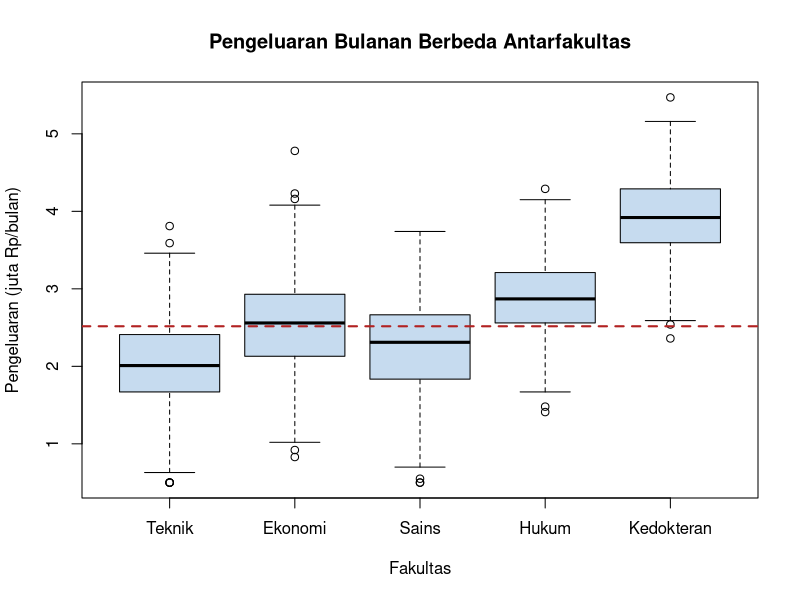
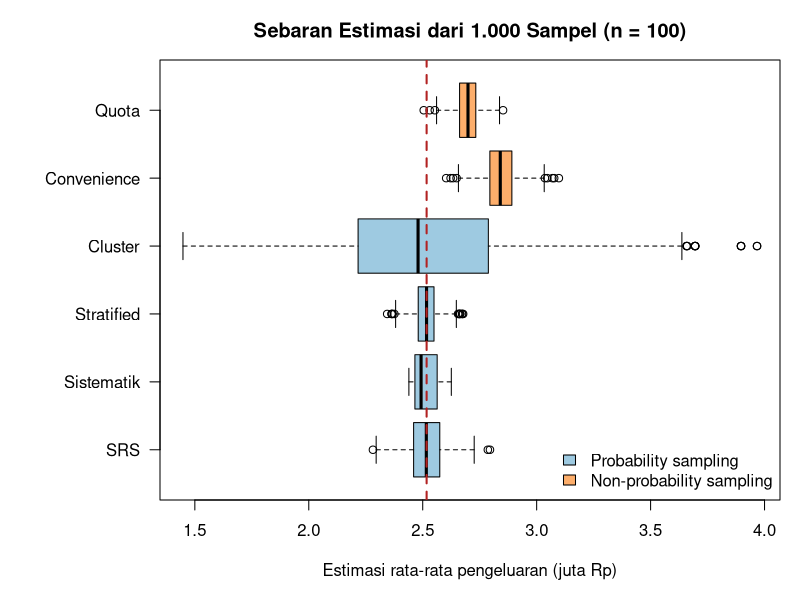
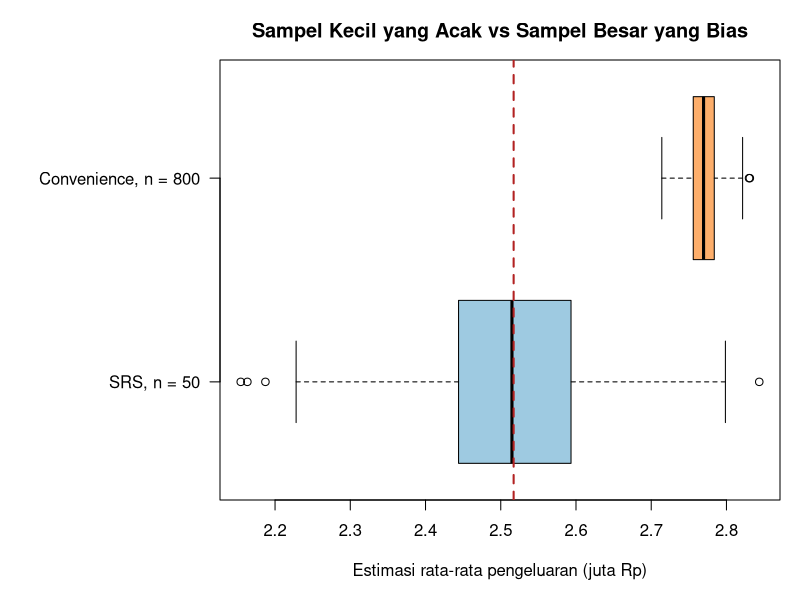
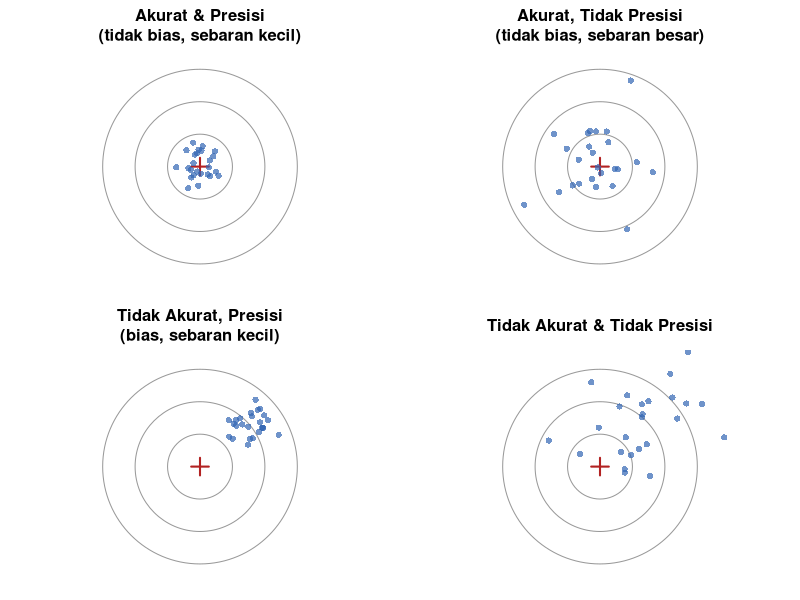
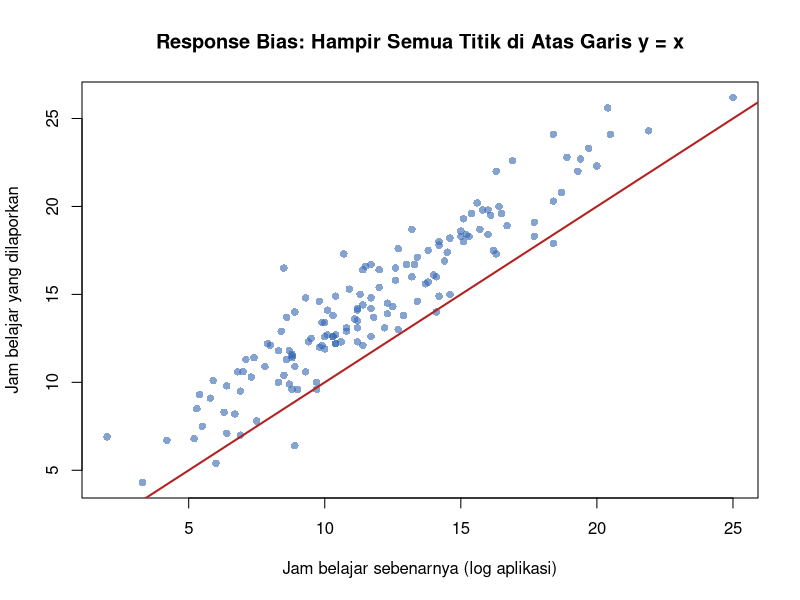
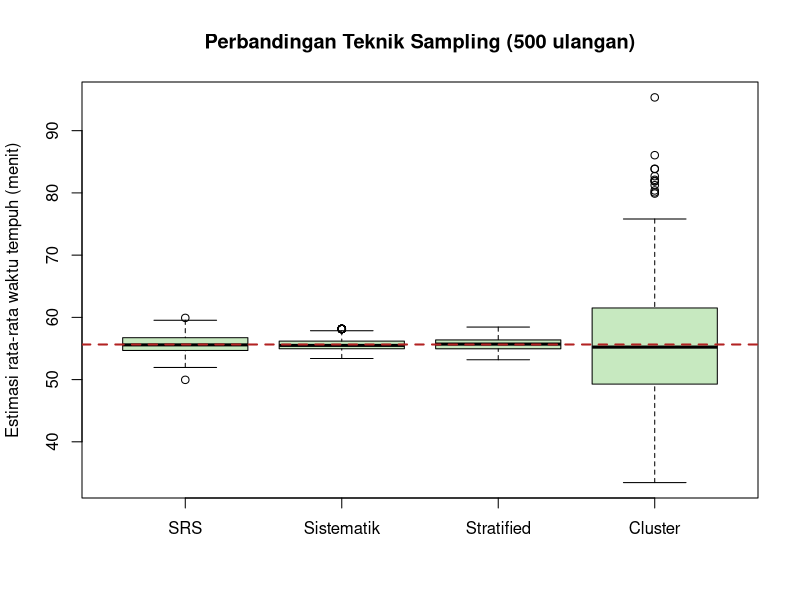

The R source for these figures, in order:
## ---- chunk 1
set.seed(303)
n_mhs <- 200
motivasi <- rnorm(n_mhs, mean = 0, sd = 1)
efek_bootcamp <- 3
# (a) Studi observasional: mahasiswa memilih sendiri ikut atau tidak
ikut_obs <- rbinom(n_mhs, 1, prob = plogis(1.5 * motivasi))
nilai_obs <- 70 + 6 * motivasi + efek_bootcamp * ikut_obs + rnorm(n_mhs, 0, 4)
beda_obs <- mean(nilai_obs[ikut_obs == 1]) - mean(nilai_obs[ikut_obs == 0])

# (b) Eksperimen: peneliti mengacak siapa yang ikut
ikut_eks <- sample(rep(c(0, 1), each = n_mhs / 2))
nilai_eks <- 70 + 6 * motivasi + efek_bootcamp * ikut_eks + rnorm(n_mhs, 0, 4)
beda_eks <- mean(nilai_eks[ikut_eks == 1]) - mean(nilai_eks[ikut_eks == 0])

knitr::kable(data.frame(
Desain = c("Observasional (memilih sendiri)", "Eksperimen (diacak)", "Efek sebenarnya"),
Selisih_rata_nilai = round(c(beda_obs, beda_eks, efek_bootcamp), 2),
Rata_motivasi_ikut = round(c(mean(motivasi[ikut_obs == 1]), mean(motivasi[ikut_eks == 1]), NA), 2),
Rata_motivasi_tidak = round(c(mean(motivasi[ikut_obs == 0]), mean(motivasi[ikut_eks == 0]), NA), 2)
), caption = "Studi observasional melebih-lebihkan efek bootcamp")
## ---- chunk 2
set.seed(2026)
jumlah_fak <- c(Teknik = 600, Ekonomi = 500, Sains = 400, Hukum = 300, Kedokteran = 200)
rata_fak <- c(Teknik = 2.2, Ekonomi = 2.6, Sains = 2.0, Hukum = 2.8, Kedokteran = 4.0)
pop <- data.frame(id = 1:2000, fakultas = rep(names(jumlah_fak), jumlah_fak))
pop$kelas <- paste0(substr(pop$fakultas, 1, 3), "-",
ave(pop$id, pop$fakultas, FUN = function(i) ceiling(seq_along(i) / 50)))
efek_kelas <- setNames(rnorm(length(unique(pop$kelas)), 0, 0.35), unique(pop$kelas))
pop$pengeluaran <- round(pmax(0.5, rata_fak[pop$fakultas] + efek_kelas[pop$kelas] +
rnorm(2000, 0, 0.5)), 2)
pop$jam_kerja <- round(pmax(0, rnorm(2000, 8, 6))) # jam kerja paruh waktu per minggu
N <- nrow(pop)
mu_pengeluaran <- mean(pop$pengeluaran) # parameter yang ingin diduga
head(pop)

## ---- chunk 3
table(pop$fakultas)
## ---- chunk 4
length(unique(pop$kelas))
## ---- chunk 5
mu_pengeluaran
## ---- chunk 6
boxplot(pengeluaran ~ factor(fakultas, levels = names(jumlah_fak)), data = pop,
col = "#c6dbef", xlab = "Fakultas", ylab = "Pengeluaran (juta Rp/bulan)",
main = "Pengeluaran Bulanan Berbeda Antarfakultas")
abline(h = mu_pengeluaran, col = "firebrick", lwd = 2, lty = 2)
## ---- chunk 7
n <- 100
## ---- chunk 8
set.seed(11)
idx_srs <- sample(1:N, size = n) # tanpa pengembalian
sampel_srs <- pop[idx_srs, ]
mean(sampel_srs$pengeluaran)

## ---- chunk 9
table(sampel_srs$fakultas) # komposisi fakultas terjadi secara kebetulan
## ---- chunk 10
set.seed(12)
k <- N / n # interval = 20
r <- sample(1:k, 1) # titik awal acak
idx_sis <- seq(from = r, by = k, length.out = n)
head(idx_sis, 10)

## ---- chunk 11
sampel_sis <- pop[idx_sis, ]
mean(sampel_sis$pengeluaran)

## ---- chunk 12
table(sampel_sis$fakultas)
## ---- chunk 13
alokasi <- round(n * jumlah_fak / N)
alokasi

## ---- chunk 14
set.seed(13)
idx_str <- unlist(lapply(names(alokasi), function(f)
sample(which(pop$fakultas == f), alokasi[[f]])))
sampel_str <- pop[idx_str, ]
table(sampel_str$fakultas) # komposisi DIJAMIN sesuai populasi
## ---- chunk 15
mean(sampel_str$pengeluaran)

## ---- chunk 16
set.seed(14)
kelas_terpilih <- sample(unique(pop$kelas), size = 2) # 2 kelas x 50 = 100 mahasiswa
kelas_terpilih
## ---- chunk 17
sampel_klas <- pop[pop$kelas %in% kelas_terpilih, ]
nrow(sampel_klas)

## ---- chunk 18
mean(sampel_klas$pengeluaran)
## ---- chunk 19
table(sampel_klas$fakultas)
## ---- chunk 20
pop$peluang_kantin <- plogis(-3 + 1.1 * pop$pengeluaran) # makin besar pengeluaran, makin sering ke kantin
round(tapply(pop$peluang_kantin, pop$fakultas, mean)[names(jumlah_fak)], 2)
## ---- chunk 21
set.seed(15)
# Convenience: yang kebetulan ada di kantin
idx_conv <- sample(1:N, n, prob = pop$peluang_kantin)
# Purposive: peneliti memilih hanya mahasiswa Teknik ("karena paling aktif berorganisasi")
idx_purp <- sample(which(pop$fakultas == "Teknik"), n)
# Quota: kuota per fakultas proporsional, tetapi diisi dengan siapa yang ada di kantin
idx_quota <- unlist(lapply(names(alokasi), function(f) {
kandidat <- which(pop$fakultas == f)
sample(kandidat, alokasi[[f]], prob = pop$peluang_kantin[kandidat])
}))
knitr::kable(data.frame(
Teknik = c("Parameter (populasi)", "Convenience", "Purposive", "Quota"),
Rata_pengeluaran = round(c(mu_pengeluaran, mean(pop$pengeluaran[idx_conv]),
mean(pop$pengeluaran[idx_purp]),
mean(pop$pengeluaran[idx_quota])), 3)
), caption = "Estimasi rata-rata pengeluaran dari sampel non-probabilitas (n = 100)")

## ---- chunk 22
est_srs <- function() mean(pop$pengeluaran[sample(1:N, n)])
est_sistematik <- function() {
r <- sample(1:k, 1)
mean(pop$pengeluaran[seq(r, by = k, length.out = n)])
}
est_strata <- function() {
idx <- unlist(lapply(names(alokasi), function(f)
sample(which(pop$fakultas == f), alokasi[[f]])))
mean(pop$pengeluaran[idx])
}
est_klaster <- function() {
mean(pop$pengeluaran[pop$kelas %in% sample(unique(pop$kelas), 2)])
}
est_convenience <- function() mean(pop$pengeluaran[sample(1:N, n, prob = pop$peluang_kantin)])
est_quota <- function() {
idx <- unlist(lapply(names(alokasi), function(f) {
kandidat <- which(pop$fakultas == f)
sample(kandidat, alokasi[[f]], prob = pop$peluang_kantin[kandidat])
}))
mean(pop$pengeluaran[idx])
}
set.seed(2027)
B <- 1000
hasil_sim <- data.frame(
SRS = replicate(B, est_srs()),
Sistematik = replicate(B, est_sistematik()),
Stratified = replicate(B, est_strata()),
Cluster = replicate(B, est_klaster()),
Convenience = replicate(B, est_convenience()),
Quota = replicate(B, est_quota())
)

## ---- chunk 23
ringkasan_sim <- data.frame(
Teknik = names(hasil_sim),
Rata_estimasi = colMeans(hasil_sim),
Bias = colMeans(hasil_sim) - mu_pengeluaran,
SD_estimasi = apply(hasil_sim, 2, sd)
)
rownames(ringkasan_sim) <- NULL
knitr::kable(ringkasan_sim, digits = 3,
caption = paste0("Hasil 1.000 ulangan (parameter mu = ", round(mu_pengeluaran, 3), ")"))
## ---- chunk 24
par(mar = c(5, 8, 3, 1))
boxplot(hasil_sim, horizontal = TRUE, las = 1,
col = c(rep("#9ecae1", 4), rep("#fdae6b", 2)),
xlab = "Estimasi rata-rata pengeluaran (juta Rp)",
main = "Sebaran Estimasi dari 1.000 Sampel (n = 100)")
abline(v = mu_pengeluaran, col = "firebrick", lwd = 2, lty = 2)
legend("bottomright", bty = "n", fill = c("#9ecae1", "#fdae6b"),
legend = c("Probability sampling", "Non-probability sampling"))

## ---- chunk 25
par(mar = c(5, 4, 4, 2) + 0.1)

## ---- chunk 26
set.seed(2028)
srs_kecil <- replicate(500, mean(pop$pengeluaran[sample(1:N, 50)]))
conv_besar <- replicate(500, mean(pop$pengeluaran[sample(1:N, 800, prob = pop$peluang_kantin)]))
par(mar = c(5, 11, 3, 1))
boxplot(list("SRS, n = 50" = srs_kecil, "Convenience, n = 800" = conv_besar), horizontal = TRUE, las = 1, col = c("#9ecae1", "#fdae6b"), xlab = "Estimasi rata-rata pengeluaran (juta Rp)",
main = "Sampel Kecil yang Acak vs Sampel Besar yang Bias")
abline(v = mu_pengeluaran, col = "firebrick", lwd = 2, lty = 2)
        

## ---- chunk 27
par(mar = c(5, 4, 4, 2) + 0.1)
## ---- chunk 28
set.seed(5)
papan_target <- function(pusat_x, pusat_y, sebaran, judul) {
plot(NULL, xlim = c(-3, 3), ylim = c(-3, 3), asp = 1, axes = FALSE,
xlab = "", ylab = "", main = judul)
symbols(rep(0, 3), rep(0, 3), circles = c(2.7, 1.8, 0.9), inches = FALSE,
add = TRUE, fg = "grey60")
points(0, 0, pch = 3, col = "firebrick", cex = 2, lwd = 2)
points(rnorm(25, pusat_x, sebaran), rnorm(25, pusat_y, sebaran),
pch = 16, col = rgb(0.2, 0.4, 0.7, 0.7))
}
par(mfrow = c(2, 2), mar = c(1, 1, 3, 1))
papan_target(0, 0, 0.3, "Akurat & Presisi\n(tidak bias, sebaran kecil)")
papan_target(0, 0, 1.0, "Akurat, Tidak Presisi\n(tidak bias, sebaran besar)")
papan_target(1.4, 1.2, 0.3, "Tidak Akurat, Presisi\n(bias, sebaran kecil)")
papan_target(1.2, 1.0, 1.0, "Tidak Akurat & Tidak Presisi")
## ---- chunk 29
par(mfrow = c(1, 1), mar = c(5, 4, 4, 2) + 0.1)
## ---- chunk 30
set.seed(21)
diundang <- sample(1:N, 300)
p_membalas <- plogis(1.2 - 0.15 * pop$jam_kerja[diundang]) # makin sibuk, makin jarang membalas
membalas <- rbinom(300, 1, p_membalas) == 1
c(Tingkat_respons_persen = round(mean(membalas) * 100, 1),
Rata_jam_kerja_populasi = round(mean(pop$jam_kerja), 2),
Rata_jam_kerja_diundang = round(mean(pop$jam_kerja[diundang]), 2),
Rata_jam_kerja_responden = round(mean(pop$jam_kerja[diundang][membalas]), 2))
## ---- chunk 31
set.seed(22)
jam_sebenarnya <- round(pmax(0, rnorm(150, 12, 4)), 1)
jam_dilaporkan <- round(jam_sebenarnya + rnorm(150, mean = 3, sd = 1.5), 1)
c(Rata_sebenarnya = mean(jam_sebenarnya), Rata_dilaporkan = mean(jam_dilaporkan))
## ---- chunk 32
plot(jam_sebenarnya, jam_dilaporkan, pch = 16, col = rgb(0.2, 0.4, 0.7, 0.6),
xlab = "Jam belajar sebenarnya (log aplikasi)", ylab = "Jam belajar yang dilaporkan",
main = "Response Bias: Hampir Semua Titik di Atas Garis y = x")
abline(0, 1, col = "firebrick", lwd = 2)

## ---- chunk 33
set.seed(23)
tss_sebenarnya <- 48
sensor_A <- round(tss_sebenarnya + rnorm(20, 0, 3), 1) # galat acak saja
sensor_B <- round(tss_sebenarnya + 8 + rnorm(20, 0, 1), 1) # bias +8, tetapi sangat konsisten
knitr::kable(data.frame(
Sensor = c("A (terkalibrasi)", "B (tidak terkalibrasi)"),
Rata_pembacaan = c(mean(sensor_A), mean(sensor_B)),
SD_pembacaan = round(c(sd(sensor_A), sd(sensor_B)), 2),
Bias = round(c(mean(sensor_A), mean(sensor_B)) - tss_sebenarnya, 2)
), caption = "Sensor B presisi tetapi tidak akurat")

## ---- chunk 34
set.seed(404)
jml_pasar <- c("Pasar Sentral" = 500, "Pasar Baru" = 350, "Pasar Tani" = 200,  "Pasar Desa" = 150)
adopsi_psr <- c("Pasar Sentral" = 0.70, "Pasar Baru" = 0.55, "Pasar Tani" = 0.30, "Pasar Desa" = 0.15)
pedagang <- data.frame(id = sprintf("PDG-%04d", 1:1200),
pasar = rep(names(jml_pasar), jml_pasar))
pedagang$qris <- rbinom(1200, 1, adopsi_psr[pedagang$pasar])
pedagang$blok <- paste(pedagang$pasar, ave(seq_len(1200), pedagang$pasar,
FUN = function(i) ceiling(seq_along(i) / 25)))
p_populasi <- mean(pedagang$qris) # dalam kenyataan tidak diketahui
round(tapply(pedagang$qris, pedagang$pasar, mean)[names(jml_pasar)], 3)

## ---- chunk 35
n_survei <- 120
alok_pasar <- round(n_survei * jml_pasar / sum(jml_pasar))
alok_pasar
## ---- chunk 36
set.seed(405)
idx_pasar <- unlist(lapply(names(alok_pasar), function(p)
sample(which(pedagang$pasar == p), alok_pasar[[p]])))
sampel_pasar <- pedagang[idx_pasar, ]
head(sampel_pasar[, c("id", "pasar")], 8) # daftar kerja untuk enumerator
## ---- chunk 37
p_hat_strata <- mean(sampel_pasar$qris)
## ---- chunk 38
set.seed(406)
B <- 1000
sim_pasar <- data.frame(
Stratified = replicate(B, {
idx <- unlist(lapply(names(alok_pasar), function(p)
sample(which(pedagang$pasar == p), alok_pasar[[p]])))
mean(pedagang$qris[idx])
}),
SRS = replicate(B, mean(pedagang$qris[sample(1:1200, n_survei)])), Cluster_blok = replicate(B, {
blok_pilih <- sample(unique(pedagang$blok), 5) # 5 blok x 25 lapak = 125 (mendekati 120)
mean(pedagang$qris[pedagang$blok %in% blok_pilih])
}),
Hanya_Pasar_Sentral = replicate(B,  mean(pedagang$qris[sample(which(pedagang$pasar ==
"Pasar Sentral"), n_survei)]))
)
knitr::kable(data.frame(
Desain = names(sim_pasar),
Rata_estimasi = round(colMeans(sim_pasar), 3),
Bias = round(colMeans(sim_pasar) - p_populasi, 3),
SD_estimasi = round(apply(sim_pasar, 2, sd), 3),
row.names = NULL
), caption = paste0("Perbandingan desain survei (proporsi sebenarnya = ", round(p_populasi, 3), ")"))

## ---- chunk 39
set.seed(505)
kec <- c(Pusat = 700, Utara = 600, Selatan = 550, Timur = 450, Barat = 400, Pinggiran = 300)
rata_tempuh <- c(Pusat = 35, Utara = 50, Selatan = 55, Timur = 60, Barat = 65, Pinggiran = 95)
rt <- data.frame(id = 1:3000, kecamatan = rep(names(kec), kec))
rt$rw <- paste(rt$kecamatan, ave(rt$id, rt$kecamatan, FUN = function(i) ceiling(seq_along(i) / 50)))
rt$waktu_tempuh <- round(pmax(5, rnorm(3000, rata_tempuh[rt$kecamatan], 12)))
mu_tempuh <- mean(rt$waktu_tempuh)

## ---- chunk 40
set.seed(1)
mean(rt$waktu_tempuh[sample(1:3000, 150)])
## ---- chunk 41
set.seed(2)
k_rt <- 3000 / 150
awal <- sample(1:k_rt, 1)
mean(rt$waktu_tempuh[seq(awal, by = k_rt, length.out = 150)])
## ---- chunk 42
alok_rt <- round(150 * kec / sum(kec))
alok_rt
## ---- chunk 43
set.seed(3)
idx_rt <- unlist(lapply(names(alok_rt), function(kc)
sample(which(rt$kecamatan == kc), alok_rt[[kc]])))
mean(rt$waktu_tempuh[idx_rt])

## ---- chunk 44
set.seed(4)
rw_pilih <- sample(unique(rt$rw), 3)
rw_pilih
## ---- chunk 45
mean(rt$waktu_tempuh[rt$rw %in% rw_pilih])
## ---- chunk 46
set.seed(5)
sim_rt <- data.frame(
SRS = replicate(500, mean(rt$waktu_tempuh[sample(1:3000, 150)])),
Sistematik = replicate(500, {
a <- sample(1:k_rt, 1); mean(rt$waktu_tempuh[seq(a, by = k_rt, length.out = 150)])
}),
Stratified = replicate(500, {
idx <- unlist(lapply(names(alok_rt), function(kc)
sample(which(rt$kecamatan == kc), alok_rt[[kc]])))
mean(rt$waktu_tempuh[idx])
}),
Cluster = replicate(500, mean(rt$waktu_tempuh[rt$rw %in% sample(unique(rt$rw), 3)]))
)
round(rbind(Bias = colMeans(sim_rt) - mu_tempuh, SD = apply(sim_rt, 2, sd)), 2)

## ---- chunk 47
boxplot(sim_rt, col = "#c7e9c0", ylab = "Estimasi rata-rata waktu tempuh (menit)",
main = "Perbandingan Teknik Sampling (500 ulangan)")
abline(h = mu_tempuh, col = "firebrick", lwd = 2, lty = 2)
## ---- chunk 48
set.seed(6)
est_halte <- replicate(500, mean(rt$waktu_tempuh[sample(which(rt$kecamatan == "Pusat"), 150)]))
c(Rata_estimasi = mean(est_halte), Parameter = mu_tempuh, Bias = mean(est_halte) - mu_tempuh)
## ---- chunk 49
# Kunci jawaban:
# (1) Systematic (2) Stratified (proporsional) (3) Cluster
# (4) Convenience (5) Purposive (6) Quota
## ---- chunk 50
# Kunci jawaban:
# Nonresponse bias (juga disebut voluntary response bias): pengguna yang memberi rating
# sukarela cenderung yang sangat puas (atau sangat kecewa), tidak mewakili 96% lainnya.
# Rating 4,8 kemungkinan besar terlalu tinggi dibanding kepuasan seluruh pengguna.
## ---- chunk 51
# Kunci jawaban:
alok200 <- round(200 * jumlah_fak / N) # 60, 50, 40, 30, 20
idx200 <- unlist(lapply(names(alok200), function(f)
sample(which(pop$fakultas == f), alok200[[f]])))
c(Estimasi = mean(pop$pengeluaran[idx200]), Parameter = mu_pengeluaran)
# Estimasi akan sangat dekat dengan parameter (selisih umumnya < 0,05 juta).

## ---- chunk 52
# Kunci jawaban:
# Studi ini observasional: pengguna MEMILIH SENDIRI berlangganan premium. Pengguna yang
# memang sudah gemar berbelanja lebih mungkin berlangganan (confounding / self-selection).
# Desain lebih baik: eksperimen (uji A/B) -- acak sebagian pengguna untuk menerima uji coba
# premium gratis, lalu bandingkan belanja kelompok perlakuan dan kontrol.
